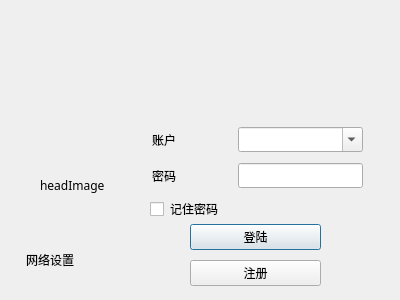
<?xml version="1.0" encoding="UTF-8"?>
<ui version="4.0">
 <class>LoginDialog</class>
 <widget class="QDialog" name="LoginDialog">
  <property name="geometry">
   <rect>
    <x>0</x>
    <y>0</y>
    <width>400</width>
    <height>300</height>
   </rect>
  </property>
  <property name="minimumSize">
   <size>
    <width>400</width>
    <height>300</height>
   </size>
  </property>
  <property name="maximumSize">
   <size>
    <width>400</width>
    <height>300</height>
   </size>
  </property>
  <property name="font">
   <font>
    <family>微软雅黑</family>
   </font>
  </property>
  <property name="mouseTracking">
   <bool>false</bool>
  </property>
  <property name="contextMenuPolicy">
   <enum>Qt::DefaultContextMenu</enum>
  </property>
  <property name="windowTitle">
   <string>登陆</string>
  </property>
  <property name="styleSheet">
   <string notr="true">border-color: qradialgradient(spread:pad, cx:0.5, cy:0.5, radius:0.5, fx:0.5, fy:0.5, stop:0 rgba(0, 0, 0, 255), stop:0.19397 rgba(0, 0, 0, 255), stop:0.202312 rgba(122, 97, 0, 255), stop:0.495514 rgba(76, 58, 0, 255), stop:0.504819 rgba(255, 255, 255, 255), stop:0.79 rgba(255, 255, 255, 255), stop:1 rgba(255, 158, 158, 255));
border-top-color: qlineargradient(spread:pad, x1:0, y1:0, x2:1, y2:0, stop:0 rgba(255, 178, 102, 255), stop:0.55 rgba(235, 148, 61, 255), stop:0.98 rgba(0, 0, 0, 255), stop:1 rgba(0, 0, 0, 0));</string>
  </property>
  <widget class="QLabel" name="headImageLabel">
   <property name="geometry">
    <rect>
     <x>40</x>
     <y>150</y>
     <width>71</width>
     <height>71</height>
    </rect>
   </property>
   <property name="text">
    <string>headImage</string>
   </property>
  </widget>
  <widget class="QLabel" name="welcomeLabel">
   <property name="geometry">
    <rect>
     <x>0</x>
     <y>10</y>
     <width>401</width>
     <height>101</height>
    </rect>
   </property>
   <property name="text">
    <string/>
   </property>
   <property name="pixmap">
    <pixmap resource="background.qrc">:/picture/welcome.png</pixmap>
   </property>
   <property name="scaledContents">
    <bool>true</bool>
   </property>
   <property name="alignment">
    <set>Qt::AlignCenter</set>
   </property>
  </widget>
  <widget class="QCheckBox" name="rememberPwdCheckBox">
   <property name="geometry">
    <rect>
     <x>150</x>
     <y>200</y>
     <width>73</width>
     <height>18</height>
    </rect>
   </property>
   <property name="text">
    <string>记住密码</string>
   </property>
  </widget>
  <widget class="QWidget" name="layoutWidget">
   <property name="geometry">
    <rect>
     <x>152</x>
     <y>122</y>
     <width>211</width>
     <height>71</height>
    </rect>
   </property>
   <layout class="QVBoxLayout" name="verticalLayout">
    <item>
     <layout class="QHBoxLayout" name="horizontalLayout">
      <item>
       <widget class="QLabel" name="userLoginLabel">
        <property name="minimumSize">
         <size>
          <width>80</width>
          <height>0</height>
         </size>
        </property>
        <property name="maximumSize">
         <size>
          <width>80</width>
          <height>16777215</height>
         </size>
        </property>
        <property name="text">
         <string>账户</string>
        </property>
       </widget>
      </item>
      <item>
       <widget class="QComboBox" name="userLoginComboBox">
        <property name="mouseTracking">
         <bool>true</bool>
        </property>
        <property name="editable">
         <bool>true</bool>
        </property>
       </widget>
      </item>
     </layout>
    </item>
    <item>
     <layout class="QHBoxLayout" name="horizontalLayout_2">
      <item>
       <widget class="QLabel" name="userPasswordLabel">
        <property name="minimumSize">
         <size>
          <width>80</width>
          <height>0</height>
         </size>
        </property>
        <property name="text">
         <string>密码</string>
        </property>
       </widget>
      </item>
      <item>
       <widget class="QLineEdit" name="userPasswordLineEdit"/>
      </item>
     </layout>
    </item>
   </layout>
  </widget>
  <widget class="QWidget" name="layoutWidget">
   <property name="geometry">
    <rect>
     <x>190</x>
     <y>220</y>
     <width>131</width>
     <height>71</height>
    </rect>
   </property>
   <layout class="QVBoxLayout" name="verticalLayout_2">
    <item>
     <widget class="QPushButton" name="LoginPushButton">
      <property name="text">
       <string>登陆</string>
      </property>
     </widget>
    </item>
    <item>
     <widget class="QPushButton" name="registerPushButton">
      <property name="text">
       <string>注册</string>
      </property>
     </widget>
    </item>
   </layout>
  </widget>
  <widget class="QPushButton" name="agent_pushButton">
   <property name="geometry">
    <rect>
     <x>10</x>
     <y>250</y>
     <width>80</width>
     <height>20</height>
    </rect>
   </property>
   <property name="text">
    <string>网络设置</string>
   </property>
   <property name="flat">
    <bool>true</bool>
   </property>
  </widget>
  <widget class="QLabel" name="nicknameShowLabel">
   <property name="geometry">
    <rect>
     <x>40</x>
     <y>130</y>
     <width>71</width>
     <height>20</height>
    </rect>
   </property>
   <property name="font">
    <font>
     <family>微软雅黑</family>
     <pointsize>12</pointsize>
     <weight>75</weight>
     <bold>true</bold>
    </font>
   </property>
   <property name="text">
    <string/>
   </property>
  </widget>
 </widget>
 <resources>
  <include location="background.qrc"/>
 </resources>
 <connections/>
</ui>
